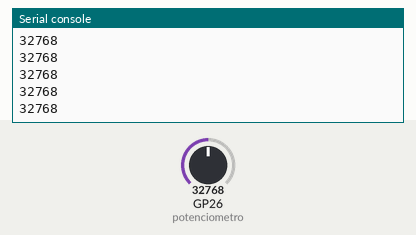
Bench run of a program on a simulated Raspberry Pi Pico running MicroPython. On the bench: the last lines printed to the serial console. The inputs (shaded band) are chosen by the test bench; at power-on: GP26 (potenciometro) = 32768 (analog values on the 0–65535 scale).

Above: at 1.2 s.
1.3 s: GP26 (potenciometro) set to 45874
At 1.31 s:
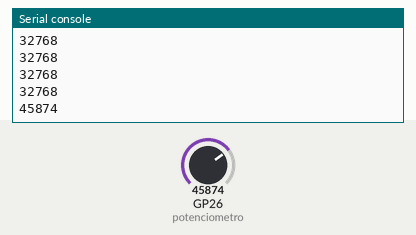
2.8 s: GP26 (potenciometro) set to 57670
At 2.81 s:
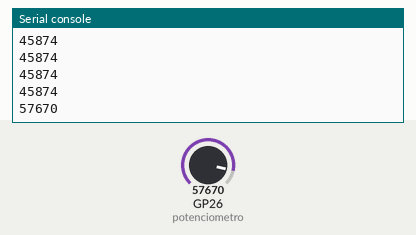
Timing chart, 0 to 5.8 s (numbered marks = the images above; inputs shaded):
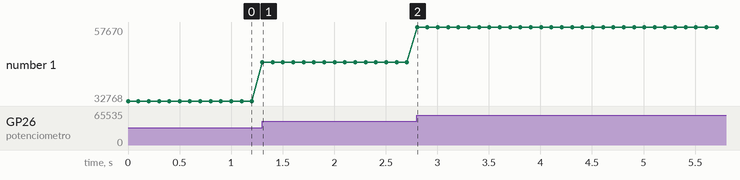

Measured:
- after the input at 1.3 s, the serial console: prints a new line at once (image 1)
- after the input at 2.8 s, the serial console: prints a new line at once (image 2)
- plotted number 1: 32768 → 45874 after the input at 1.3 s, 45874 → 57670 after the input at 2.8 s

The program:

entrada_analoga.py
```python
import machine # Importa la librería machine
import time # Importa la librería tiempo

potenciometro = machine.ADC(26) # GPIO 26 como primer canal ADC0 en el conversor análogo - digital

while True:
    print(potenciometro.read_u16()) # Muestra el valor leído por el potenciómetro
    time.sleep(0.1) # Espera 100 milisegundos
    
```
